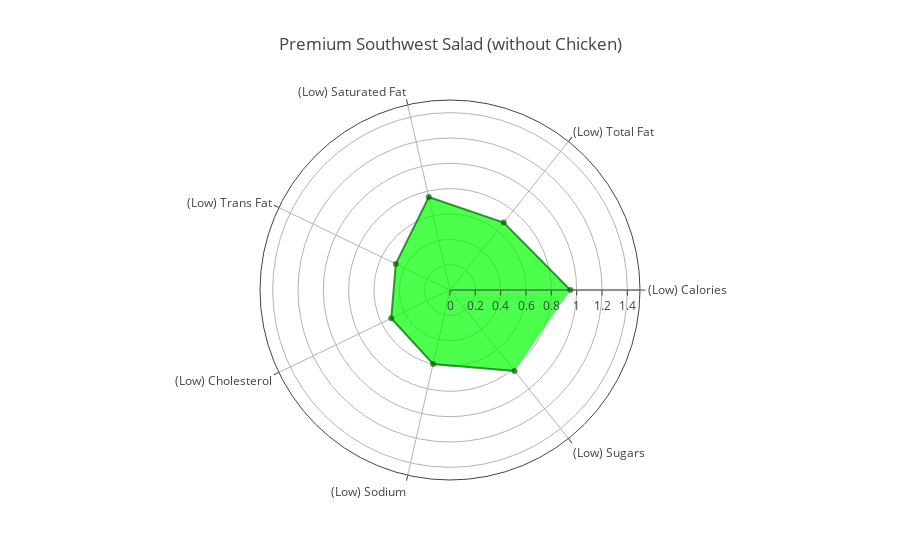

The cell this chart's notebook holds for it:
### Markdown cell above
Apple Slices has the best Healthiness Index Score on the menu.

### Code cell
data = [trace4]
layout = Layout(title="Premium Southwest Salad (without Chicken)", polar=dict(radialaxis = dict(visible = True,range = [0, 1.5])))
figure = Figure(data=data, layout=layout)
iplot(figure)

### Figure 1 — Plotly figure (JSON) as saved in the notebook; plotly's stock layout.template omitted (floating-point values rounded to 4 significant figures)
{"data": [{"fill": "toself", "fillcolor": "rgba(0, 255, 0, 0.7)", "marker": {"color": "rgba(0, 100, 0, 0.7)"}, "name": "Premium Southwest Salad (without Chicken)", "r": [0.9501, 0.6804, 0.7531, 0.475, 0.515, 0.5992, 0.8167], "theta": ["(Low) Calories", "(Low) Total Fat", "(Low) Saturated Fat", "(Low) Trans Fat", "(Low) Cholesterol", "(Low) Sodium", "(Low) Sugars"], "type": "scatterpolar"}], "layout": {"polar": {"radialaxis": {"range": [0, 1.5], "visible": true}}, "title": "Premium Southwest Salad (without Chicken)"}}
